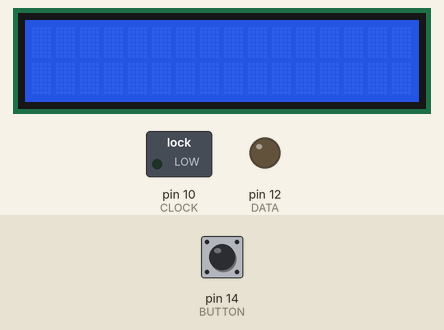
This sketch was run on a simulated Arduino Uno, built with avr-gcc and run on an emulated ATmega328P. Shown: 16×2 character LCD, switched loads named in the sketch (green lamp = pin HIGH), output pins drawn as LEDs (lit = HIGH). The test bench sets the inputs (shaded band); at power-on: pin 14 (BUTTON) HIGH.

Above: at 1.2 s.
1.3 s: pin 14 (BUTTON) pulled LOW for 0.15 s
At 1.37 s:
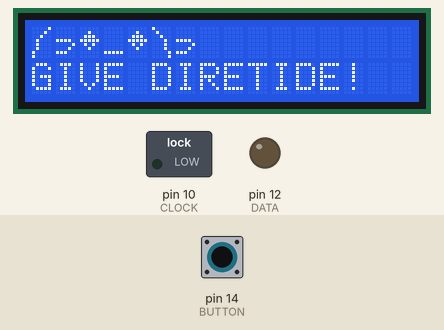
2.9 s: pin 14 (BUTTON) pulled LOW for 3.2 s
Timing chart, 0 to 5.9 s (numbered marks = the images above; inputs shaded):
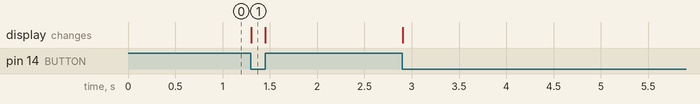

The sketch:

raiseDongers.ino
```cpp
#include <LiquidCrystal.h>

#define BUTTON 14
#define LATCH 11
#define DATA 12
#define CLOCK 10

LiquidCrystal lcd(6, 7, 8, 2, 3, 4, 5);

byte lSide[8] {
   B00001,
   B00010,
   B00100,
   B01000,
   B01000,
   B01000,
   B10000,
   B10000
};

byte arm[8] {
   B00000,
   B00000,
   B00000,
   B11110,
   B00001,
   B00010,
   B11100,
   B00000
};

byte eye[8] {
   B00000,
   B00100,
   B01110,
   B11111,
   B01010,
   B00100,
   B00000,
   B00000
};

byte rSide[8] {
   B10000,
   B01000,
   B00100,
   B00010,
   B00010,
   B00010,
   B00001,
   B00001
};

int buttonState;

void setup() {
   // put your setup code here, to run once:
   pinMode(BUTTON, INPUT);

   pinMode(LATCH, OUTPUT);
   pinMode(DATA, OUTPUT);
   pinMode(CLOCK, OUTPUT);

   lcd.createChar(0, lSide);
   lcd.createChar(1, arm);
   lcd.createChar(2, eye);
   lcd.createChar(3, rSide);
   lcd.begin(16,2);

   digitalWrite(BUTTON, HIGH);


}

void ledWrite(byte a) {
   digitalWrite(LATCH, LOW);
   shiftOut(DATA, CLOCK, LSBFIRST, a);
   digitalWrite(LATCH, HIGH);
}

void loop() {
  if (digitalRead(BUTTON) == LOW) {
     printDonger();
  } else {
     lcd.clear();
  }
}

void printDonger() {
   lcd.setCursor(0,0);
   lcd.write(byte(0));
   lcd.write(byte(1));
   lcd.write(byte(2));
   lcd.write("_");
   lcd.write(byte(2));
   lcd.write(byte(3));
   lcd.write(byte(1));
   lcd.setCursor(0,1);
   lcd.write("GIVE DIRETIDE!");
}
```

Measured:
- after the input at 1.3 s, the display: changes at once (image 1)
